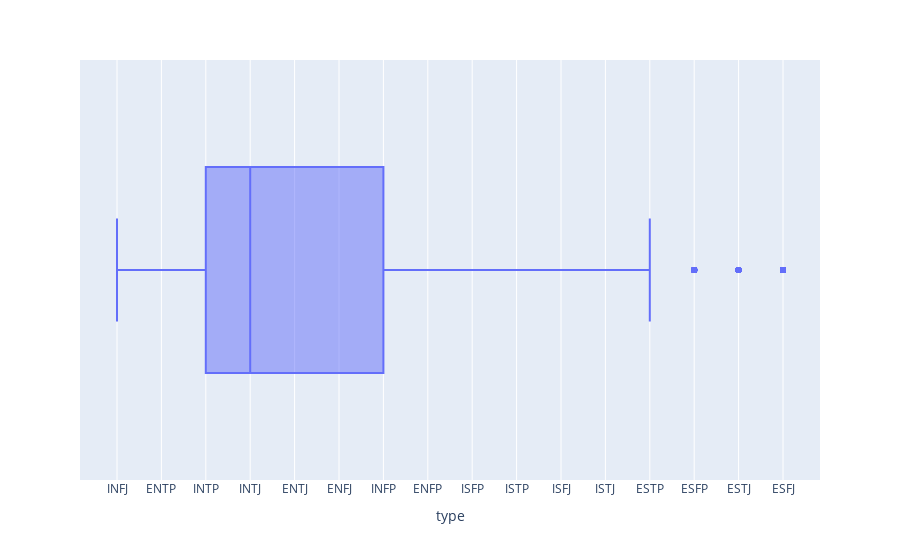

Source (notebook cell):
### Code cell
fig = px.box(data_frame=csv_data, x="type")
fig

### Figure 1 — Plotly figure (JSON) as saved in the notebook; plotly's stock layout.template omitted (floating-point values rounded to 4 significant figures; data arrays with more than 128 entries replaced by an {"elided": "..."} marker saying what was removed)
{"data": [{"alignmentgroup": "True", "hovertemplate": "type=%{x}<extra></extra>", "legendgroup": "", "marker": {"color": "#636efa"}, "name": "", "notched": false, "offsetgroup": "", "orientation": "h", "showlegend": false, "type": "box", "x": {"elided": "8675 str values"}, "x0": " ", "xaxis": "x", "y0": " ", "yaxis": "y"}], "layout": {"boxmode": "group", "legend": {"tracegroupgap": 0}, "margin": {"t": 60}, "xaxis": {"anchor": "y", "domain": [0, 1], "title": {"text": "type"}}, "yaxis": {"anchor": "x", "domain": [0, 1]}}}
